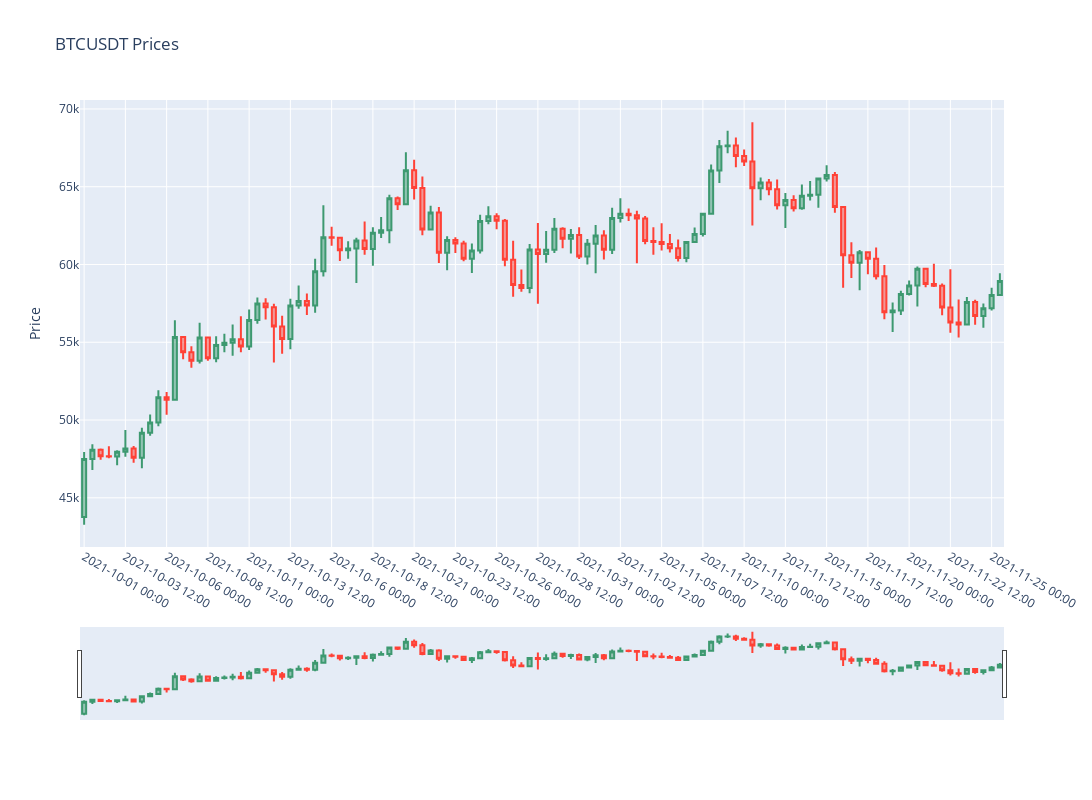

Notebook code for this chart:
### Code cell
format_date = lambda d: d.strftime('%Y-%m-%d %H:%M')

nb_rows = len(df)
x_step = int(nb_rows / 20)


fig = go.Figure(data=[go.Candlestick(x=df['open_time'],
                open=df['open'],
                high=df['high'],
                low=df['low'],
                close=df['close'])])

fig.update_layout(
    title=f'{SYMBOL} Prices',
    yaxis_title="Price",
    width=1200, height=800,
    xaxis_rangeslider_visible=True,
    xaxis_tickformat = '%Y-%m-%d %H:%M',
    xaxis = dict(
        tickmode = 'array',
        tickvals = df['open_time'][::x_step],
        ticktext = format_date(df.index[::x_step])
    )
)

fig.show()
